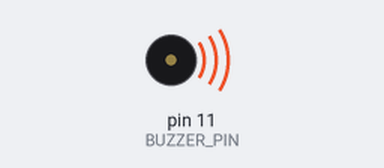
Simulated run of this program. Board: Raspberry Pi (header pin numbers). On the bench: buzzer (waves = sounding). What the program prints to the terminal is not drawn.

Above: at 0.1 s.
Timing chart, 0 to 40.0 s (numbered marks = the images above):
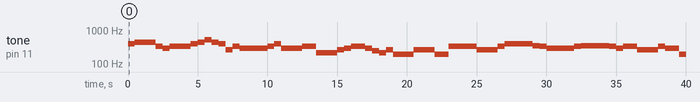

Measured:
- by itself, tone on pin 11 (BUZZER_PIN): plays 393 Hz for 0.50 s, 441 Hz for 1.5 s, 330 Hz for 0.50 s, 294 Hz for 0.50 s, 330 Hz for 1.5 s, 393 Hz for 0.50 s … (44 notes in this stretch)

The program:

1.2.2_PassiveBuzzer.py
```python
#!/usr/bin/env python3

import RPi.GPIO as GPIO
import time
import sys

# Define the GPIO pin connected to the passive buzzer
BUZZER_PIN = 11

# Define PWM initial frequency and duty cycle
INITIAL_FREQUENCY = 440
PWM_DUTY_CYCLE = 50

# Define note duration multiplier (beat * NOTE_DURATION = actual duration)
NOTE_DURATION = 0.5

# Frequency definitions for musical notes in C major scale
# CL = Bass tone frequencies, CM = Midrange tone frequencies, CH = Treble tone frequencies
FREQ_BASS = [0, 131, 147, 165, 175, 196, 211, 248]    # C Low octave
FREQ_MID = [0, 262, 294, 330, 350, 393, 441, 495]     # C Middle octave
FREQ_HIGH = [0, 525, 589, 661, 700, 786, 882, 990]    # C High octave

# Song 1: Musical notes and beats
SONG_1_NOTES = [
    FREQ_MID[3], FREQ_MID[5], FREQ_MID[6], FREQ_MID[3], FREQ_MID[2], FREQ_MID[3], FREQ_MID[5], FREQ_MID[6],
    FREQ_HIGH[1], FREQ_MID[6], FREQ_MID[5], FREQ_MID[1], FREQ_MID[3], FREQ_MID[2], FREQ_MID[2], FREQ_MID[3],
    FREQ_MID[5], FREQ_MID[2], FREQ_MID[3], FREQ_MID[3], FREQ_BASS[6], FREQ_BASS[6], FREQ_BASS[6], FREQ_MID[1],
    FREQ_MID[2], FREQ_MID[3], FREQ_MID[2], FREQ_BASS[7], FREQ_BASS[6], FREQ_MID[1], FREQ_BASS[5]
]

SONG_1_BEATS = [
    1, 1, 3, 1, 1, 3, 1, 1,  # 1 means 1/8 beat
    1, 1, 1, 1, 1, 1, 3, 1,
    1, 3, 1, 1, 1, 1, 1, 1,
    1, 2, 1, 1, 1, 1, 1, 1,
    1, 1, 3
]

# Song 2: Musical notes and beats
SONG_2_NOTES = [
    FREQ_MID[1], FREQ_MID[1], FREQ_MID[1], FREQ_BASS[5], FREQ_MID[3], FREQ_MID[3], FREQ_MID[3], FREQ_MID[1],
    FREQ_MID[1], FREQ_MID[3], FREQ_MID[5], FREQ_MID[5], FREQ_MID[4], FREQ_MID[3], FREQ_MID[2], FREQ_MID[2],
    FREQ_MID[3], FREQ_MID[4], FREQ_MID[4], FREQ_MID[3], FREQ_MID[2], FREQ_MID[3], FREQ_MID[1], FREQ_MID[1],
    FREQ_MID[3], FREQ_MID[2], FREQ_BASS[5], FREQ_BASS[7], FREQ_MID[2], FREQ_MID[1]
]

SONG_2_BEATS = [
    1, 1, 2, 2, 1, 1, 2, 2,  # 1 means 1/8 beat
    1, 1, 2, 2, 1, 1, 3, 1,
    1, 2, 2, 1, 1, 2, 2, 1,
    1, 2, 2, 1, 1, 3
]

# Global PWM object for buzzer control
buzzer_pwm = None

def setup_buzzer():
    """
    Initializes GPIO and configures the passive buzzer with PWM.
    Returns: 0 on success, 1 on failure.
    """
    global buzzer_pwm

    try:
        # Set GPIO mode to BOARD numbering (physical pin numbers)
        GPIO.setmode(GPIO.BOARD)
        GPIO.setwarnings(False)

        # Configure buzzer pin as output
        GPIO.setup(BUZZER_PIN, GPIO.OUT)

        # Initialize PWM on buzzer pin with initial frequency
        buzzer_pwm = GPIO.PWM(BUZZER_PIN, INITIAL_FREQUENCY)
        buzzer_pwm.start(PWM_DUTY_CYCLE)  # Start PWM with specified duty cycle

        print("Passive buzzer PWM setup successful!")
        return 0

    except Exception as e:
        print(f"Failed to setup buzzer PWM: {e}")
        return 1

def play_song(notes, beats, song_name):
    """
    Plays a song using the provided notes and beats arrays.
    Parameters:
        notes: Array of frequency values for each note
        beats: Array of beat durations for each note
        song_name: Name of the song for display purposes
    """
    print(f"\n    Playing {song_name}...")

    try:
        # Play each note in the song (starting from index 1, skipping index 0)
        for i in range(1, len(notes)):
            # Change PWM frequency to play the current note
            buzzer_pwm.ChangeFrequency(notes[i])

            # Hold the note for the specified beat duration
            time.sleep(beats[i] * NOTE_DURATION)

    except Exception as e:
        print(f"Error playing {song_name}: {e}")

def music_loop():
    """
    Main music loop that continuously plays both songs.
    This function runs indefinitely until interrupted.
    """
    try:
        while True:
            # Play song 1
            play_song(SONG_1_NOTES, SONG_1_BEATS, "Song 1")

            # Wait between songs
            time.sleep(1)

            # Play song 2
            play_song(SONG_2_NOTES, SONG_2_BEATS, "Song 2")

            # Wait before repeating the cycle
            time.sleep(2)

    except KeyboardInterrupt:
        print("\nMusic loop interrupted by user")
        raise  # Re-raise to be handled by main()

def destroy():
    """
    Clean up function for PWM and GPIO resources.
    Ensures buzzer is stopped and GPIO is properly cleaned up.
    """
    global buzzer_pwm

    try:
        if buzzer_pwm:
            buzzer_pwm.stop()  # Stop PWM signal

        GPIO.output(BUZZER_PIN, GPIO.HIGH)  # Set buzzer pin to High (off)
        GPIO.cleanup()  # Release all GPIO resources

        print("PWM stopped and GPIO cleanup completed")

    except Exception as e:
        print(f"Error during cleanup: {e}")

def main():
    """
    Main function.
    Returns: Integer status code. 0 for success, 1 for error.
    """
    # Initialize the buzzer PWM
    if setup_buzzer() != 0:
        return 1  # Exit if setup fails

    try:
        # Start the main music loop
        music_loop()

    except KeyboardInterrupt:
        print("\nProgram interrupted by user")
        destroy()
        return 0

    except Exception as e:
        print(f"An error occurred: {e}")
        destroy()
        return 1

# If run this script directly, do:
if __name__ == '__main__':
    exit_code = main()
    sys.exit(exit_code)
```
